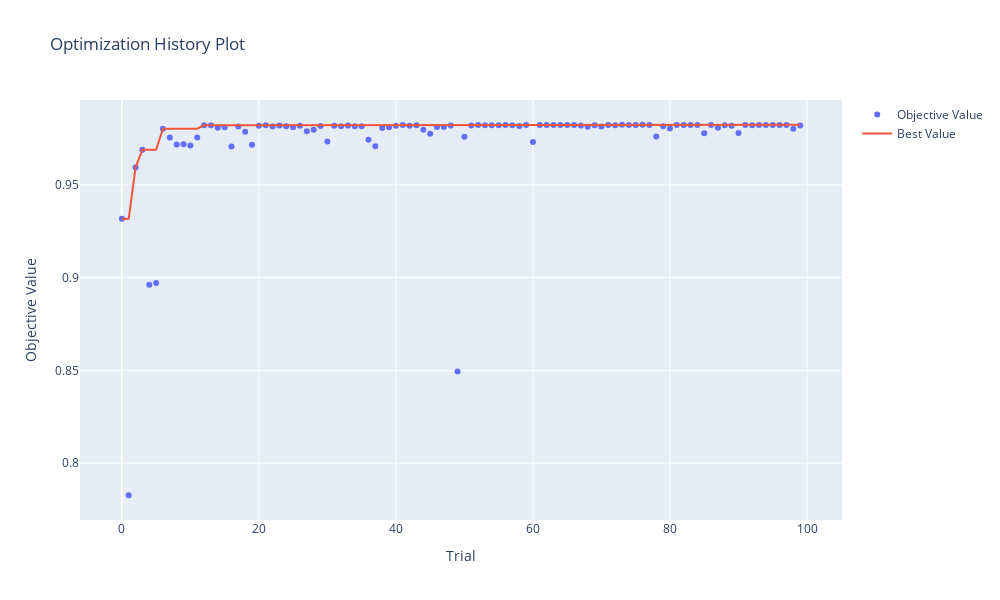

The notebook cell this image was saved under:
### Code cell
study = optuna.load_study(
    study_name="train_val_test",
    storage="sqlite:///results/optuna.sqlite3",
)
fig = plot_optimization_history(study)
fig.update_layout(width=1000, height=600)
fig.show()
